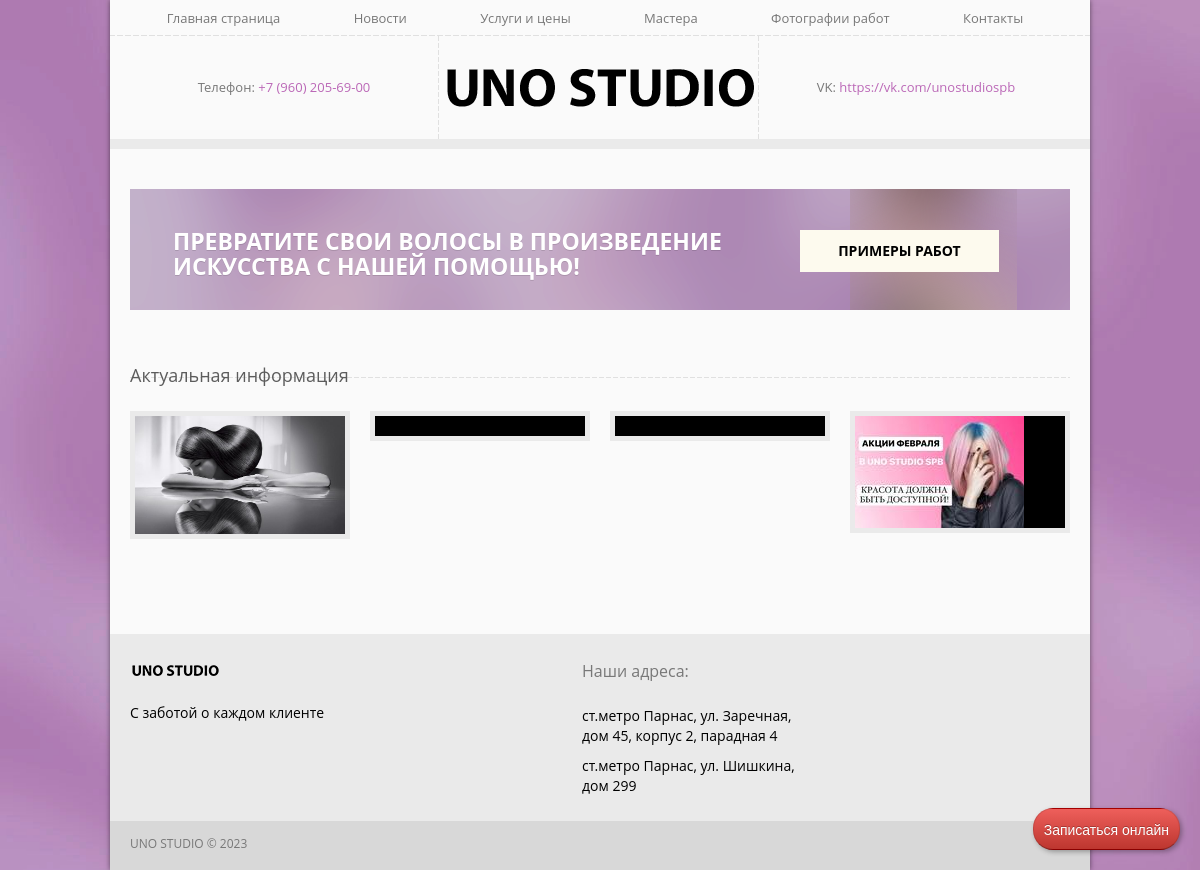
The app's page /, older data.
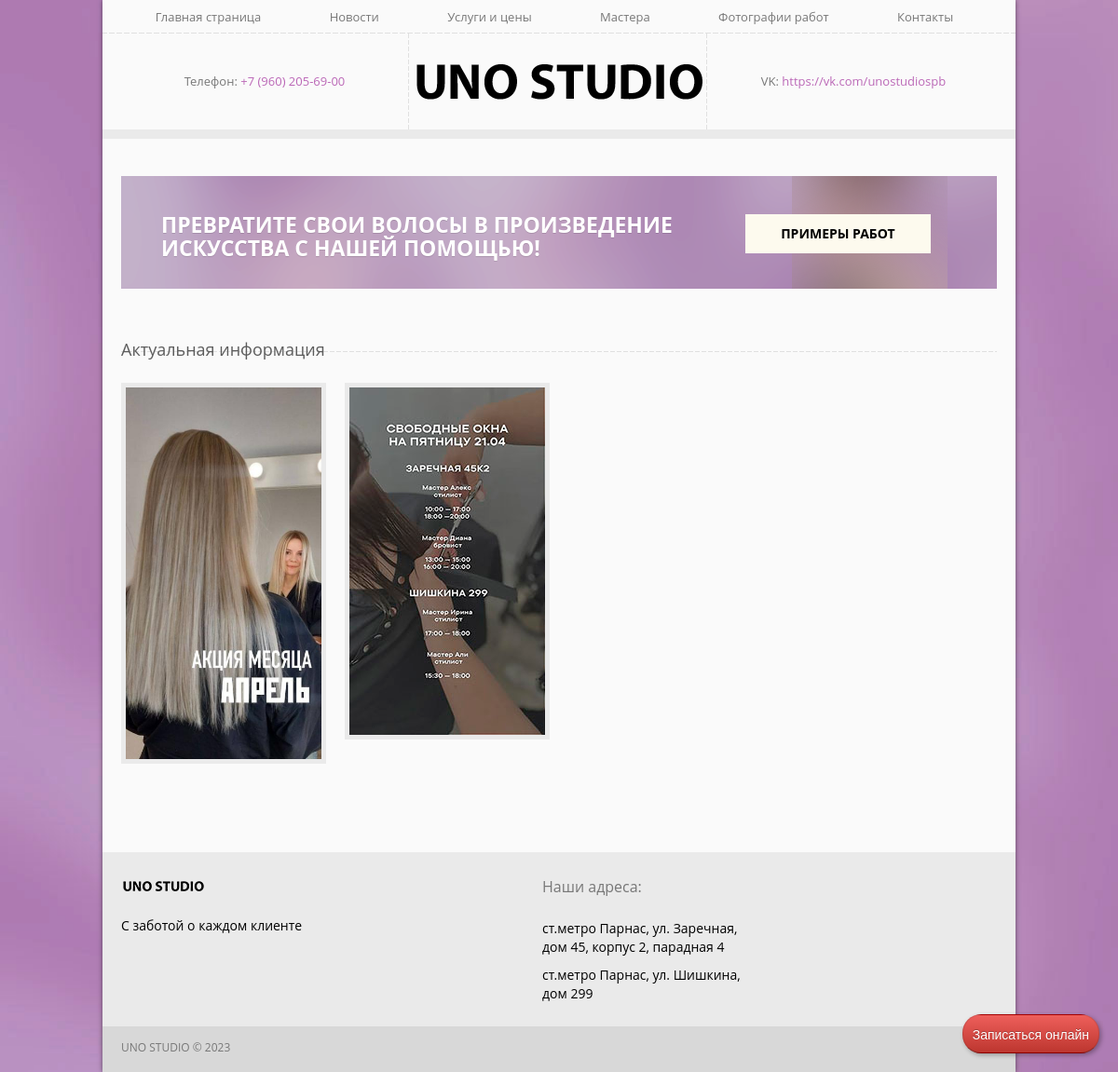
The same page, newer data.
### discount/models.py (models this page shows, shortened)
class Discount(models.Model):
    title = models.CharField(max_length=100, verbose_name='Заголовок')
    image = models.ImageField(upload_to='discount/images/', verbose_name='Выберите изображение', help_text='Картинка должна быть ш.840px на в.720px')
    description = models.TextField(blank=True, verbose_name='Описание')
    date = models.DateField(auto_now_add=True)
    class Meta:
        verbose_name = 'Скидку'
        verbose_name_plural = 'Скидки'

### discount/views.py (the view)
# urls.py: path("", views.index, name='index'),
def index(request):
    discount = Discount.objects.order_by('-date')
    slider = Slider.objects.all()
    context = {
        'discounts': discount,
        'sliders': slider
    }
    return render(request, 'discount/index.html', context)

### discount/templates/discount/index.html (shortened to what this page needs)
{% extends 'discount/base.html' %}
{% load static %}
{% block content %}
<div class="page_container">
			<div id="main_slider">
			</div>
			<div class="wrap welcome_bg">
				<div class="welcome_block">
					<span>Превратите свои волосы в произведение</br>искусства с нашей помощью!</span>
					<a class="welc_btn" href="{% url 'additional:photos' %}">Примеры работ</a>
				</div>
			</div>
			<div class="wrap latest_news_block">
				<h2 class="title">Актуальная информация</h2>
				<ul class="row">
					{% for discount in discounts %}
					<li class="span3 ">
						<div class="post_prev">
							<a href="{% url 'discount:detail' discount.id %}"><img src="{{ discount.image.url }}" alt=""></a>
						</div>
					</li>
					{% endfor %}
				</ul>
			</div>
</div>
{% endblock %}

Row changes from the older to the newer data that the page shows:
removed Discount: image (picture)
removed Discount: image (picture)
added Discount: image (picture)
added Discount: image (picture)
